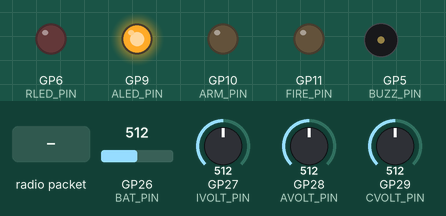
This sketch was run on a simulated Raspberry Pi Pico. Shown: output pins drawn as LEDs (lit = HIGH), buzzer (waves = sounding, pin HIGH). Dashed ring = blinking. The inputs (shaded band) are chosen by the test bench; at power-on: GP26 (BAT_PIN) = 512, GP27 (IVOLT_PIN) = 512, GP28 (AVOLT_PIN) = 512, GP29 (CVOLT_PIN) = 512. No radio packets arrive unless stated; pins used as bus, display or sensor lines are not drawn; what the sketch prints to the serial monitor is not drawn.

Above: at 1.2 s.
1.3 s: radio packet "1" arrives
At 1.9 s:
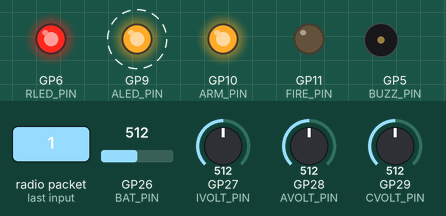
4.3 s: radio packet "0" arrives
At 5.4 s:
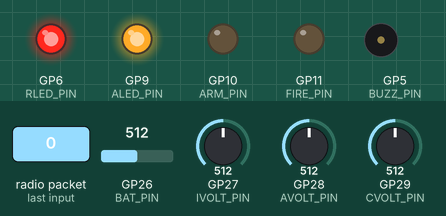
5.8 s: radio packet "2" arrives
At 6.5 s:
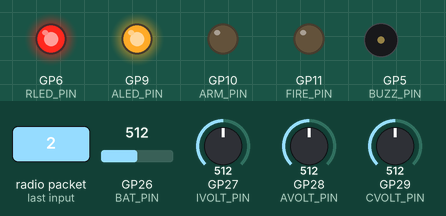
Timing chart, 0 to 8.8 s (numbered marks = the images above; inputs shaded):
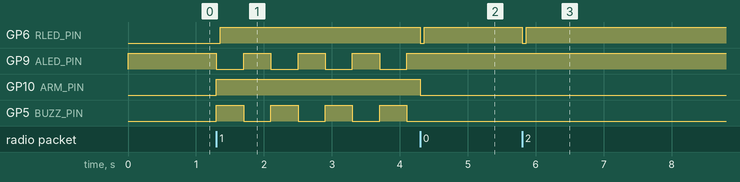

The sketch:

WestSystems105.ino
```cpp
/* WestSystems105.INO
WS105 is the PAD box located at the ROCKET WITH EXPLOSIVES
WS105 is BLACK

This project is developed by OSU AIAA ESRA 2024
Colin Hale-Brown
Dexter Carpenter
*/

/* -------------------- INCLUDED LIBRARIES -------------------- */

#include <SPI.h>
#include <RH_RF95.h> // v1.122.1

/* -------------------- DEFINE HARDWARE -------------------- */

// define hardware setup
#define RFM95_CS   16
#define RFM95_INT  21
#define RFM95_RST  17

// define radio frequency
#define RF95_FREQ 915.0
RH_RF95 rf95(RFM95_CS, RFM95_INT);

/* -------------------- GLOBAL VARS -------------------- */

// define pins
const int BUZZ_PIN  = 5;  // Peizo Buzzer
const int RLED_PIN  = 6;  // Radio Indicator
const int ALED_PIN  = 9;  // Armed Indicator
const int ARM_PIN   = 10; // Arming Relay
const int FIRE_PIN  = 11; // Firing Relay
const int BAT_PIN   = A0; // Controller voltage divider
const int IVOLT_PIN = A1; // Ignitor voltage divider
const int AVOLT_PIN = A2; // Arming continuity voltage divider
const int CVOLT_PIN = A3; // Firing continuity voltage divider

// voltages
int BatVoltage = 0;
int IgnVoltage = 0;
int ArmVoltage = 0;
int ConVoltage = 0;

// Commands
bool ArmSystem  = false;
bool FireSystem = false;

// West State
bool Standby = false;
bool Armed   = false;
bool Fire    = false;

// Checks
bool ArmIndicator    = false;
bool ConIndicator    = false;
bool LowBatIndicator = false;
bool LowChgIndicator = false;

// UI Variables
int ArmInterval = 400;
int ArmState = LOW;
unsigned long PreviousArmMillis = 0;
unsigned long CurrentArmMillis = 0;

/* -------------------- CORE 0 -------------------- */

// STANDARD SETUP
void setup() {
  // set pinmodes
  pinMode(BUZZ_PIN, OUTPUT);
  pinMode(RLED_PIN, OUTPUT);
  pinMode(ALED_PIN, OUTPUT);
  pinMode(ARM_PIN, OUTPUT);
  pinMode(FIRE_PIN, OUTPUT);

  // begin serial
  Serial.begin(115200);
}

// STANDARD LOOP
void loop() {
  // collect WS105 battery voltage
  BatVoltage = analogRead(BAT_PIN); //Serial.print("Battery Voltage: "); Serial.println(BatVoltage);

  // collect charge battery voltage
  IgnVoltage = analogRead(IVOLT_PIN); //Serial.print("Ignitor Voltage "); Serial.println(IgnVoltage);

  // check status of relay circuits
  ArmVoltage = analogRead(AVOLT_PIN); //Serial.print("Arm Voltage "); Serial.println(ArmVoltage);
  ConVoltage = analogRead(CVOLT_PIN); //Serial.print("Continuity Voltage "); Serial.println(ConVoltage);

  // UPDATE ARMING VOLTAGE
  if (ArmVoltage > 20) { ArmIndicator = true; } else { ArmIndicator = false; }

  // UPDATE CONT. VOLTAGE
  if (ConVoltage > 20) { ConIndicator = true; } else { ConIndicator = false; }

  // UPDATE ARMING RELAY
  if (ArmSystem) {
    digitalWrite(ARM_PIN,HIGH); // ARM RELAY ON
    CurrentArmMillis = millis(); // get current time for arming
    // if within interval
    if (CurrentArmMillis - PreviousArmMillis >= ArmInterval) {
      PreviousArmMillis = CurrentArmMillis; // update previous
      if (ArmState == LOW) { // if currently off,
        ArmState = HIGH; // turn on
      } else {
        ArmState = LOW; // turn off
      }
    }
    // blink and buzz accordingly
    digitalWrite(BUZZ_PIN, ArmState);
    digitalWrite(ALED_PIN,!ArmState);
  } else {
    digitalWrite(ARM_PIN,LOW); // ARM RELAY OFF
    // don't blink or buzz
    digitalWrite(BUZZ_PIN, LOW); // off
    digitalWrite(ALED_PIN,HIGH); // off
  }

  // UPDATE FIRING PIN
  if (ArmSystem && FireSystem) { digitalWrite(FIRE_PIN,HIGH); } else { digitalWrite(FIRE_PIN,LOW); }

  // Update ArmIndicator Boolean
  if (ArmVoltage > 20) { ArmIndicator = true; } else { ArmIndicator = false; }

  // Update ConIndicator Boolean
  if (ConVoltage > 20) { ConIndicator = true; } else { ConIndicator = false; }

}

/* -------------------- CORE 1 -------------------- */

// RADIO SETUP
void setup1() {
  // set pinmodes
  pinMode(RFM95_RST, OUTPUT);
  digitalWrite(RFM95_RST, HIGH);

  // begin serial
  Serial.begin(115200);
  //while (!Serial); // only use for debugging

  Serial.println("West Systems 105 RX");

  // manual reset
  digitalWrite(RFM95_RST, LOW);
  delay(10);
  digitalWrite(RFM95_RST, HIGH);
  delay(10);

  // ensure radio initialization
  while (!rf95.init()) {
    Serial.println("LoRa radio init failed");
    Serial.println("Uncomment '#define SERIAL_DEBUG' in RH_RF95.cpp for detailed debug info");
    while (1);
  }
  Serial.println("LoRa radio init OK!");

  // set radio frequency
  if (!rf95.setFrequency(RF95_FREQ)) {
    Serial.println("setFrequency failed");
    while (1);
  }
  Serial.print("Set Freq to: "); Serial.println(RF95_FREQ);

  // set radio power (23dBm)
  rf95.setTxPower(23, false);
}

// RADIO LOOP
void loop1() {
  // if radio available
  if (rf95.available()) {
    // get message
    uint8_t buf[RH_RF95_MAX_MESSAGE_LEN];
    uint8_t len = sizeof(buf);

    // when message received
    if (rf95.recv(buf, &len)) {
      // print data received
      digitalWrite(RLED_PIN, LOW); // Turn off radio LED
      //RH_RF95::printBuffer("Received: ", buf, len); // print out hexadecimal
      char* packetRX = (char*)buf; // decode packet
      Serial.println();
      Serial.print("RSSI: "); Serial.println(rf95.lastRssi(), DEC); // print signal strength
      Serial.print("RX: "); Serial.println(packetRX); // print decoded packet

      // Update Commands
      if (packetRX[0] == '1') { ArmSystem  = true; } else { ArmSystem  = false; } // ArmSystem
      if (packetRX[2] == '1') { FireSystem = true; } else { FireSystem = false; } // FireSystem

      // Update packet
      len = 20; // define packet length
      char packetTX[len]; // create packetRX
      // build packetTX
      sprintf(packetTX, "%d %d %d %d %d %d #       ", ArmSystem, FireSystem, ArmIndicator, ConIndicator, LowBatIndicator, LowChgIndicator);

      // Send packetTX
      rf95.send((uint8_t*)packetTX, len);
      rf95.waitPacketSent(); // make sure it sent
      Serial.print("TX: "); Serial.println((char*)packetTX); // print sent message to serial
      digitalWrite(RLED_PIN, HIGH); // Blink LED
    } else {
      Serial.println("Receive failed");
    }
  }
}

/* -------------------- FUNCTIONS -------------------- */
```

Measured:
- after the input at 1.3 s, GP6 (RLED_PIN): LOW → HIGH after 0.06 s; GP9 (ALED_PIN), GP5 (BUZZ_PIN): alternates HIGH for 0.40 s and LOW for 0.40 s, starting at once; GP10 (ARM_PIN): LOW → HIGH at once
- after the input at 4.3 s, GP6 (RLED_PIN): HIGH → LOW at once, → HIGH 0.06 s later; GP9 (ALED_PIN): stops changing and stays HIGH; GP10 (ARM_PIN): HIGH → LOW at once; GP5 (BUZZ_PIN): stops changing and stays LOW
- after the input at 5.8 s, GP6 (RLED_PIN): HIGH → LOW at once, → HIGH 0.06 s later
